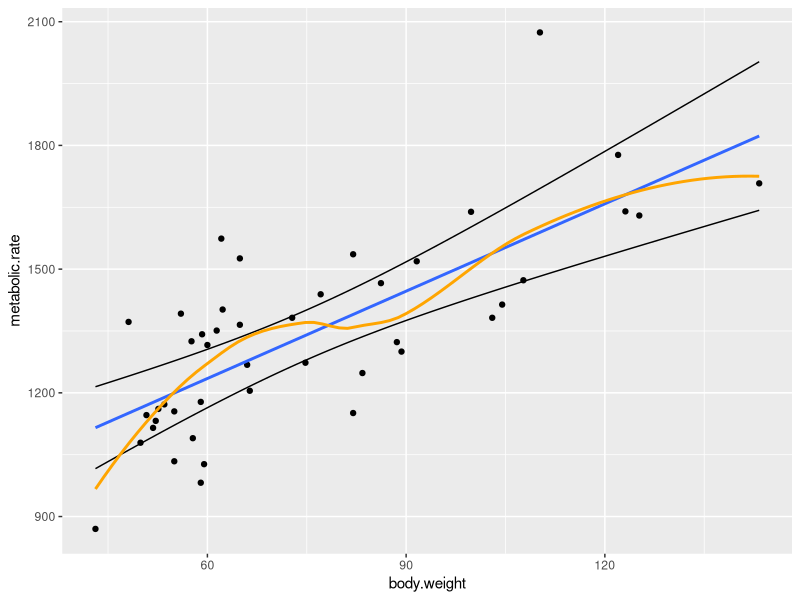

Generate this figure with R:
## ---- chunk 1
knitr::opts_chunk$set(echo = TRUE)
## ---- chunk 2
#' Working-Hotelling bands for simple linear regression.
#'
#' Intervals of the form "fit +/- w * standard-error", where w^2 is 
#' found by \code{p * qf(level, p, n - p)}.
#'
#' @param object An object of class "lm".
#' @param newdata A data frame containing the new data.
#' @param level The confidence level of the band.
#'
#' @author David Gerard
whbands <- function(object, newdata, level = 0.95) {
  stopifnot(inherits(object, "lm"))
  stopifnot(inherits(newdata, "data.frame"))
  stopifnot(is.numeric(level), length(level) == 1)
  pout <- stats::predict(object = object, 
                         newdata = newdata, 
                         se.fit = TRUE, 
                         interval = "none")
  n <- nrow(stats::model.matrix(object))
  p <- ncol(stats::model.matrix(object))
  w <- sqrt(p * stats::qf(p = level, df1 = p, df2 = n - p))
  lwr <- pout$fit - w * pout$se.fit
  upr <- pout$fit + w * pout$se.fit
  pout$fit <- cbind(fit = pout$fit, lwr = lwr, upr = upr)
  return(pout)
}
## ---- chunk 3
library(tidyverse)
## ---- chunk 4
rmr <- read_csv("rmr.csv")
mrout <- lm(metabolic.rate ~ body.weight, data = rmr)
newdf <- data.frame(body.weight = seq(from = min(rmr$body.weight),
                                      to = max(rmr$body.weight), length.out = 100))


whfit <- whbands(object = mrout, newdata = newdf) 
whfit$fit %>%
  cbind(newdf) -> 
  newdf

ggplot() +
  geom_point(data = rmr, mapping = aes(x = body.weight, y = metabolic.rate)) +
  geom_smooth(data = rmr, mapping = aes(x = body.weight, y = metabolic.rate), method = 'lm', se = FALSE) +
  geom_line(data = newdf, mapping = aes(x = body.weight, y = lwr)) +
  geom_line(data = newdf, mapping = aes(x = body.weight, y = upr)) +
  geom_smooth(data = rmr, mapping = aes(x = body.weight, y = metabolic.rate), method = 'loess', color = "orange", se = FALSE)

